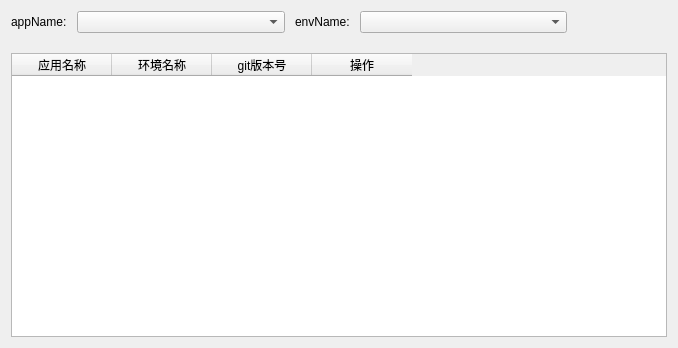
<?xml version="1.0" encoding="UTF-8"?>
<ui version="4.0">
 <class>appHandleWidget</class>
 <widget class="QWidget" name="appHandleWidget">
  <property name="geometry">
   <rect>
    <x>0</x>
    <y>0</y>
    <width>678</width>
    <height>348</height>
   </rect>
  </property>
  <property name="windowTitle">
   <string>app操作</string>
  </property>
  <layout class="QHBoxLayout" name="horizontalLayout_2">
   <item>
    <layout class="QVBoxLayout" name="verticalLayout">
     <property name="spacing">
      <number>20</number>
     </property>
     <item>
      <layout class="QHBoxLayout" name="horizontalLayout" stretch="1,5,1,5">
       <property name="spacing">
        <number>10</number>
       </property>
       <property name="rightMargin">
        <number>100</number>
       </property>
       <item>
        <widget class="QLabel" name="label">
         <property name="text">
          <string>appName:</string>
         </property>
        </widget>
       </item>
       <item>
        <widget class="QComboBox" name="appNameComboBox">
         <property name="sizePolicy">
          <sizepolicy hsizetype="Preferred" vsizetype="Fixed">
           <horstretch>0</horstretch>
           <verstretch>0</verstretch>
          </sizepolicy>
         </property>
        </widget>
       </item>
       <item>
        <widget class="QLabel" name="label_2">
         <property name="text">
          <string>envName:</string>
         </property>
        </widget>
       </item>
       <item>
        <widget class="QComboBox" name="envNameComboBox"/>
       </item>
      </layout>
     </item>
     <item>
      <widget class="QTableWidget" name="tableWidget">
       <property name="selectionMode">
        <enum>QAbstractItemView::SingleSelection</enum>
       </property>
       <property name="selectionBehavior">
        <enum>QAbstractItemView::SelectRows</enum>
       </property>
       <attribute name="verticalHeaderDefaultSectionSize">
        <number>60</number>
       </attribute>
       <column>
        <property name="text">
         <string>应用名称</string>
        </property>
       </column>
       <column>
        <property name="text">
         <string>环境名称</string>
        </property>
       </column>
       <column>
        <property name="text">
         <string>git版本号</string>
        </property>
       </column>
       <column>
        <property name="text">
         <string>操作</string>
        </property>
       </column>
      </widget>
     </item>
    </layout>
   </item>
  </layout>
 </widget>
 <resources/>
 <connections/>
</ui>
